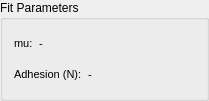
             <widget class="QGroupBox" name="groupBox_3">
              <property name="title">
               <string>Fit Parameters</string>
              </property>
              <layout class="QGridLayout" name="gridLayout_3">
               <item row="0" column="0">
                <layout class="QVBoxLayout" name="verticalLayout_5">
                 <item>
                  <layout class="QHBoxLayout" name="horizontalLayout_18">
                   <item>
                    <widget class="QLabel" name="label_14">
                     <property name="font">
                      <font>
                       <pointsize>8</pointsize>
                      </font>
                     </property>
                     <property name="text">
                      <string>mu:</string>
                     </property>
                    </widget>
                   </item>
                   <item>
                    <widget class="QLabel" name="frictionCoefficientLabel">
                     <property name="minimumSize">
                      <size>
                       <width>67</width>
                       <height>25</height>
                      </size>
                     </property>
                     <property name="palette">
                      <palette>
                       <active>
                        <colorrole role="Base">
                         <brush brushstyle="SolidPattern">
                          <color alpha="255">
                           <red>255</red>
                           <green>255</green>
                           <blue>255</blue>
                          </color>
                         </brush>
                        </colorrole>
                        <colorrole role="Window">
                         <brush brushstyle="SolidPattern">
                          <color alpha="255">
                           <red>255</red>
                           <green>255</green>
                           <blue>255</blue>
                          </color>
                         </brush>
                        </colorrole>
                       </active>
                       <inactive>
                        <colorrole role="Base">
                         <brush brushstyle="SolidPattern">
                          <color alpha="255">
                           <red>255</red>
                           <green>255</green>
                           <blue>255</blue>
                          </color>
                         </brush>
                        </colorrole>
                        <colorrole role="Window">
                         <brush brushstyle="SolidPattern">
                          <color alpha="255">
                           <red>255</red>
                           <green>255</green>
                           <blue>255</blue>
                          </color>
                         </brush>
                        </colorrole>
                       </inactive>
                       <disabled>
                        <colorrole role="Base">
                         <brush brushstyle="SolidPattern">
                          <color alpha="255">
                           <red>255</red>
                           <green>255</green>
                           <blue>255</blue>
                          </color>
                         </brush>
                        </colorrole>
                        <colorrole role="Window">
                         <brush brushstyle="SolidPattern">
                          <color alpha="255">
                           <red>255</red>
                           <green>255</green>
                           <blue>255</blue>
                          </color>
                         </brush>
                        </colorrole>
                       </disabled>
                      </palette>
                     </property>
                     <property name="font">
                      <font>
                       <pointsize>8</pointsize>
                      </font>
                     </property>
                     <property name="text">
                      <string>-</string>
                     </property>
                    </widget>
                   </item>
                   <item>
                    <spacer name="horizontalSpacer_9">
                     <property name="orientation">
                      <enum>Qt::Horizontal</enum>
                     </property>
                     <property name="sizeHint" stdset="0">
                      <size>
                       <width>40</width>
                       <height>20</height>
                      </size>
                     </property>
                    </spacer>
                   </item>
                  </layout>
                 </item>
                 <item>
                  <layout class="QHBoxLayout" name="horizontalLayout_19">
                   <item>
                    <widget class="QLabel" name="label_15">
                     <property name="font">
                      <font>
                       <pointsize>8</pointsize>
                      </font>
                     </property>
                     <property name="text">
                      <string>Adhesion (N):</string>
                     </property>
                    </widget>
                   </item>
                   <item>
                    <widget class="QLabel" name="adhesionForceLabel">
                     <property name="minimumSize">
                      <size>
                       <width>67</width>
                       <height>25</height>
                      </size>
                     </property>
                     <property name="palette">
                      <palette>
                       <active>
                        <colorrole role="Base">
                         <brush brushstyle="SolidPattern">
                          <color alpha="255">
                           <red>255</red>
                           <green>255</green>
                           <blue>255</blue>
                          </color>
                         </brush>
                        </colorrole>
                        <colorrole role="Window">
                         <brush brushstyle="SolidPattern">
                          <color alpha="255">
                           <red>255</red>
                           <green>255</green>
                           <blue>255</blue>
                          </color>
                         </brush>
                        </colorrole>
                       </active>
                       <inactive>
                        <colorrole role="Base">
                         <brush brushstyle="SolidPattern">
                          <color alpha="255">
                           <red>255</red>
                           <green>255</green>
                           <blue>255</blue>
                          </color>
                         </brush>
                        </colorrole>
                        <colorrole role="Window">
                         <brush brushstyle="SolidPattern">
                          <color alpha="255">
                           <red>255</red>
                           <green>255</green>
                           <blue>255</blue>
                          </color>
                         </brush>
                        </colorrole>
                       </inactive>
                       <disabled>
                        <colorrole role="Base">
                         <brush brushstyle="SolidPattern">
                          <color alpha="255">
                           <red>255</red>
                           <green>255</green>
                           <blue>255</blue>
                          </color>
                         </brush>
                        </colorrole>
                        <colorrole role="Window">
                         <brush brushstyle="SolidPattern">
                          <color alpha="255">
                           <red>255</red>
                           <green>255</green>
                           <blue>255</blue>
                          </color>
                         </brush>
                        </colorrole>
                       </disabled>
                      </palette>
                     </property>
                     <property name="font">
                      <font>
                       <pointsize>8</pointsize>
                      </font>
                     </property>
                     <property name="text">
                      <string>-</string>
                     </property>
                    </widget>
                   </item>
                   <item>
                    <spacer name="horizontalSpacer_10">
                     <property name="orientation">
                      <enum>Qt::Horizontal</enum>
                     </property>
                     <property name="sizeHint" stdset="0">
                      <size>
                       <width>40</width>
                       <height>20</height>
                      </size>
                     </property>
                    </spacer>
                   </item>
                  </layout>
                 </item>
                </layout>
               </item>
              </layout>
             </widget>
